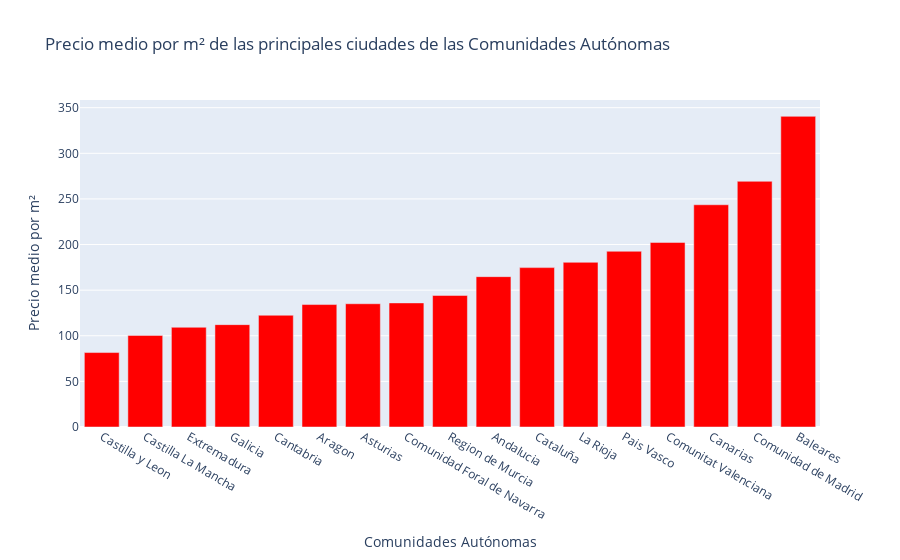

This figure's notebook cell:
### Code cell
#Visualizamos los datos

fig = go.Figure()

fig.add_trace(go.Bar(x=df1["Comunidad Autonoma"], y=df1["Segundo trimestre"], marker_color="red"))

# Configura el layout
fig.update_layout(title="Precio medio por m² de las principales ciudades de las Comunidades Autónomas",
                  xaxis_title="Comunidades Autónomas",
                  yaxis_title="Precio medio por m²",
                  barmode='group')

fig.show()

### Figure 1 — Plotly figure (JSON) as saved in the notebook; plotly's stock layout.template omitted (floating-point values rounded to 4 significant figures)
{"data": [{"marker": {"color": "red"}, "type": "bar", "x": ["Castilla y Leon", "Castilla La Mancha", "Extremadura", "Galicia", "Cantabria", "Aragon", "Asturias", "Comunidad Foral de Navarra", "Region de Murcia", "Andalucia", "Cataluña", "La Rioja", "Pais Vasco", "Comunitat Valenciana", "Canarias", "Comunidad de Madrid", "Baleares"], "y": [81.6, 100.4, 109.3, 112.2, 122.5, 134.2, 135.1, 136, 144.2, 164.8, 174.7, 180.5, 192.6, 202.3, 243.6, 269.3, 340.5]}], "layout": {"barmode": "group", "title": {"text": "Precio medio por m² de las principales ciudades de las Comunidades Autónomas"}, "xaxis": {"title": {"text": "Comunidades Autónomas"}}, "yaxis": {"title": {"text": "Precio medio por m²"}}}}
